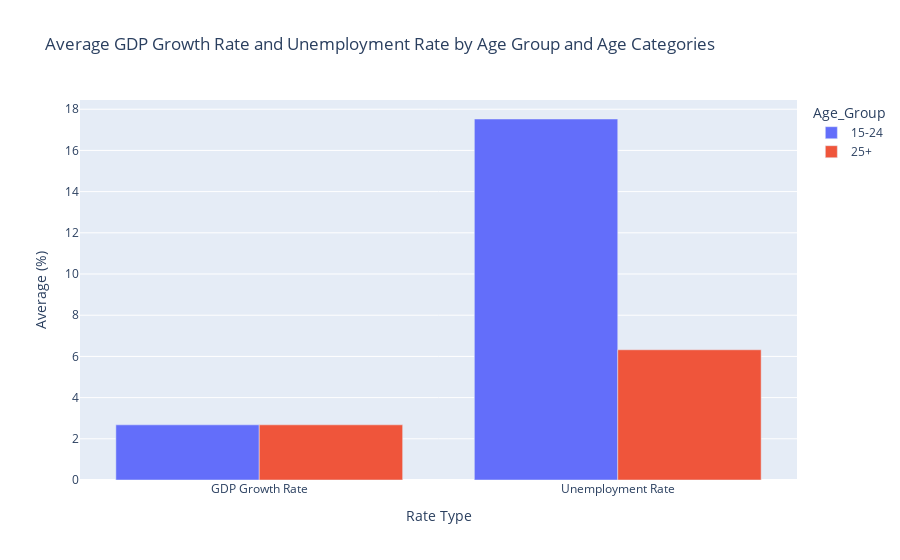

The notebook cell saved with this chart:
### Markdown cell above
### Step 5: Compare Averages in GDP Growth Rate and Unemployment Rate by Age_Group and Age_Categories -- Bar Plot
##### This step allows us to examine the patterns or differences by age directly.

### Code cell
# Calculate averages for each Age_Group and Age_Categories
averages = reshaped_df.groupby(['Age_Group', 'Age_Categories'])[['GDP Growth Rate', 'Unemployment Rate']].mean().reset_index()

# Display the averages
print('Average GDP Growth Rate and Unemployment by Age Group and Age Categories')
display(averages)

# Melt the data for plotting
melted_avg = averages.melt(id_vars = ['Age_Group', 'Age_Categories'], 
                           var_name = 'Rate Type', 
                           value_name = 'Average Rate')

# Create bar plot
fig = px.bar(melted_avg, 
             x = 'Rate Type', 
             y = 'Average Rate', 
             color = 'Age_Group', 
             barmode = 'group', 
             title = 'Average GDP Growth Rate and Unemployment Rate by Age Group and Age Categories',
             labels = {'Rate Type': 'Rate Type', 'Average Rate': 'Average (%)'})

fig.show()

# Insights:
# - Youth (15-24) has a higher average unemployment rate compared to Adults (25+).
# - GDP Growth Rates are identical for Youth and Adults.

### Figure 1 — Plotly figure (JSON) as saved in the notebook; plotly's stock layout.template omitted (floating-point values rounded to 4 significant figures)
{"data": [{"alignmentgroup": "True", "hovertemplate": "Age_Group=15-24<br>Rate Type=%{x}<br>Average (%)=%{y}<extra></extra>", "legendgroup": "15-24", "marker": {"color": "#636efa", "pattern": {"shape": ""}}, "name": "15-24", "offsetgroup": "15-24", "orientation": "v", "showlegend": true, "textposition": "auto", "type": "bar", "x": ["GDP Growth Rate", "Unemployment Rate"], "xaxis": "x", "y": [2.678, 17.53], "yaxis": "y"}, {"alignmentgroup": "True", "hovertemplate": "Age_Group=25+<br>Rate Type=%{x}<br>Average (%)=%{y}<extra></extra>", "legendgroup": "25+", "marker": {"color": "#EF553B", "pattern": {"shape": ""}}, "name": "25+", "offsetgroup": "25+", "orientation": "v", "showlegend": true, "textposition": "auto", "type": "bar", "x": ["GDP Growth Rate", "Unemployment Rate"], "xaxis": "x", "y": [2.678, 6.322], "yaxis": "y"}], "layout": {"barmode": "group", "legend": {"title": {"text": "Age_Group"}, "tracegroupgap": 0}, "title": {"text": "Average GDP Growth Rate and Unemployment Rate by Age Group and Age Categories"}, "xaxis": {"anchor": "y", "domain": [0, 1], "title": {"text": "Rate Type"}}, "yaxis": {"anchor": "x", "domain": [0, 1], "title": {"text": "Average (%)"}}}}
